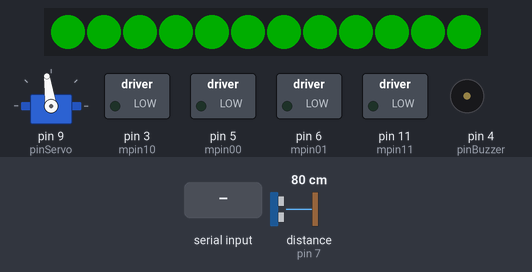
Bench run of a sketch on a simulated Arduino Uno, built with avr-gcc and run on an emulated ATmega328P. Shown: servo, 12 RGB LEDs in strip order, left to right, switched loads named in the sketch (green lamp = pin HIGH), buzzer (waves = sounding). Inputs (shaded band) come from the test bench; at power-on: distance to the obstacle (sensor on pin 7) 80 cm. The echo pulse lasts 58.3 µs per cm; dim RGB values are drawn brighter than linear.

Above: at 1.2 s.
1.3 s: "L" received over the second serial link
At 2.8 s:
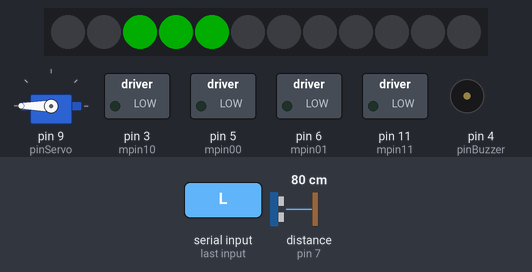
3.2 s: "R" received over the second serial link
At 4.7 s:
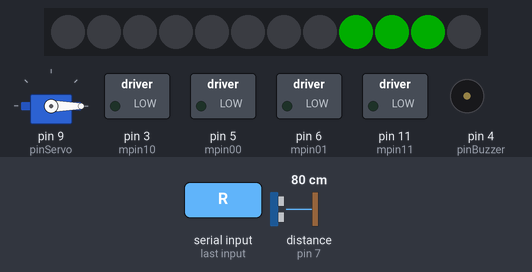
5.6 s: "F" received over the second serial link
At 6.8 s:
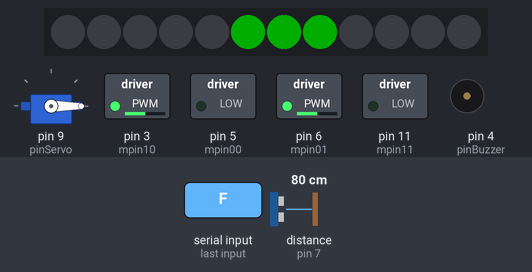
7.1 s: distance to the obstacle (sensor on pin 7) set to 22 cm
8.6 s: distance to the obstacle (sensor on pin 7) set to 18 cm
At 9.8 s:
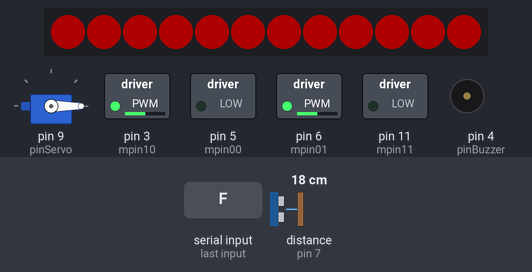
11.6 s: "V" received over the second serial link
At 13.7 s:
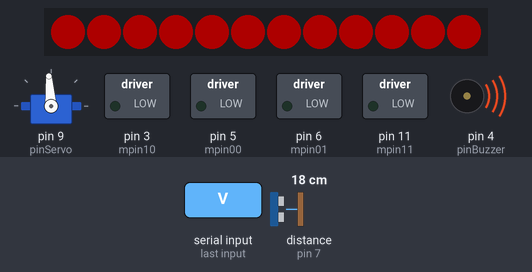
Timing chart, 0 to 15.2 s (numbered marks = the images above; inputs shaded):
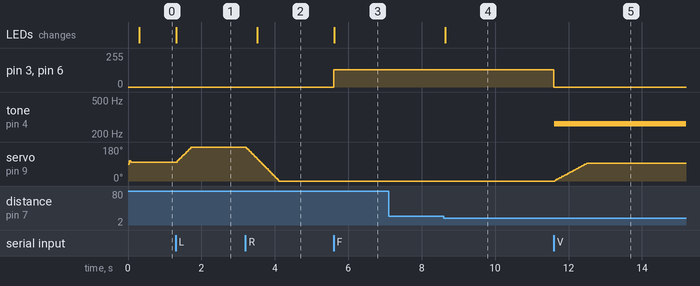

The sketch:

Project.ino
```cpp
#include <Servo.h>
#include <SoftwareSerial.h>
#include "pitches.h"
#include <Adafruit_NeoPixel.h>
#include <NewPing.h>
//Pinii motor 1
#define mpin00 5
#define mpin01 6
// Pinii motor 2
#define mpin10 3
#define mpin11 11

#define pinBuzzer 4

#define pinServo 9

#define pinNeopixel 10
#define numPixels 12

#define trigPin 2
#define echoPin 7

const unsigned long servoPeriod = 10;
unsigned long startServoMillis;
unsigned long currentServoMillis;

const unsigned long ledsPeriod = 15;
unsigned long startLedsMillis;
unsigned long currentLedsMillis;


unsigned long startCheckDistanceMillis;
unsigned long startTrigLowMillis;
unsigned long startTrigHighMillis;
unsigned const long distanceTrigLowPeriod = 2;
unsigned const long distanceTrigHighPeriod = 10;
unsigned const long checkDistancePeriod = 20;
unsigned long currentCheckDistanceMillis;
unsigned long currentTrigLowMillis;
unsigned long currentTrigHighMillis;

Adafruit_NeoPixel strip = Adafruit_NeoPixel(numPixels, pinNeopixel, NEO_GRB + NEO_KHZ800);

NewPing sonar(trigPin, echoPin, 200);

SoftwareSerial Bluetooth(12, 13); // RX | TX
Servo srv;

int hornNote = NOTE_C4;

int servoPosition = 110;

int distanceToObject = 30;

char flag;

char horn = 'v';

void setup() {
 //configurarea pinilor motor ca iesire, initial valoare 0
  digitalWrite(mpin00, 0);
  digitalWrite(mpin01, 0);
  digitalWrite(mpin10, 0);
  digitalWrite(mpin11, 0);
  pinMode (mpin00, OUTPUT);
  pinMode (mpin01, OUTPUT);
  pinMode (mpin10, OUTPUT);
  pinMode (mpin11, OUTPUT);

  pinMode(trigPin, OUTPUT);
  pinMode(echoPin, INPUT);

  Serial.begin(9600);
  Bluetooth.begin(9600);
  srv.attach(pinServo);

  strip.begin();
  strip.setBrightness(50);
  strip.show();

  startServoMillis = millis();

  startLedsMillis = millis();

  startCheckDistanceMillis = millis();
  // startTrigLowMillis = millis();
  // startTrigHighMillis = millis();
}

void loop() {
  currentServoMillis = millis();

  currentLedsMillis = millis();

  currentCheckDistanceMillis = millis();
  // currentTrigLowMillis = millis();
  // currentTrigHighMillis = millis();

  if (Bluetooth.available()){
   flag = Bluetooth.read();
  }

  playWithMotors(flag);

  if(flag == 'V'){
    horn = 'V';
  }
  if(flag == 'v'){
    horn = 'v';
  }

  playHorn(horn);
  if(currentCheckDistanceMillis - startCheckDistanceMillis >= checkDistancePeriod){
    distanceToObject = sonar.ping_cm();
    startCheckDistanceMillis = millis();
  }

}


void StartMotor (int m1, int m2, int forward, int speed){
  if (speed==0){ //oprire
    digitalWrite(m1, 0);
    digitalWrite(m2, 0);
  }
  else{
    if (forward){
      digitalWrite(m2, 0);
      analogWrite(m1, speed); // folosire PWM
    }
    else{
      digitalWrite(m1, 0);
      analogWrite(m2, speed);
    }
  }
}

void delayStopped(){
  StartMotor (mpin00, mpin01, 0, 0);
  StartMotor (mpin10, mpin11, 0, 0);
  delay(5);
}


void moveServoDefault(){
   if(servoPosition > 92){
        servoPosition -= 2;
      }
    if(servoPosition < 98){
      servoPosition += 2;
    }
}

void playWithMotors(char flag){

  switch(flag){
    case 'L':{
      if(currentServoMillis - startServoMillis >= servoPeriod){
        startServoMillis = currentServoMillis;
        if(servoPosition < 180) {
          servoPosition += 2;
        }
        srv.write(servoPosition);
      }
      showLedsLeft();
      break;
    }
    case 'R':{
      if(currentServoMillis - startServoMillis >= servoPeriod){
        startServoMillis = currentServoMillis;
        if(servoPosition > 0) {
          servoPosition -= 2;
        }
        srv.write(servoPosition);
      }
      showLedsRight();
      break;
    }
    case 'I':{ //ForwardRight
      StartMotor (mpin00, mpin01, 0, 128);
      StartMotor (mpin10, mpin11, 0, 128);
      showLedsRight();
      break;
    }
    case 'G':{  //ForwardLeft
      StartMotor (mpin00, mpin01, 1, 128);
      StartMotor (mpin10, mpin11, 1, 128);
      showLedsLeft();
      break;
    }
    case 'F':{  //Forward
      if(distanceToObject < 20 && distanceToObject != 0){
        showLedsObjectDetected();
        if(servoPosition < 135 && servoPosition > 45){
          break;
        }
      }
      StartMotor (mpin00, mpin01, 0, 128);
      StartMotor (mpin10, mpin11, 1, 128);
      showLedsForward();
      break;
    }
    case 'B':{ //Backward
      StartMotor (mpin00, mpin01, 1, 128);
      StartMotor (mpin10, mpin11, 0, 128);
      showLedsBackward();
      break;
    }
    case 'H':{ //BackwardLeft
      StartMotor (mpin00, mpin01, 0, 128);
      StartMotor (mpin10, mpin11, 0, 128);
      showLedsLeft();
      break;
    }
    case 'J':{  //BackwardRight
      StartMotor (mpin00, mpin01, 1, 128);
      StartMotor (mpin10, mpin11, 1, 128);
      showLedsRight();
      break;
    }
    default :{
      delayStopped();
       if(currentServoMillis - startServoMillis >= servoPeriod){
        startServoMillis = currentServoMillis;
        moveServoDefault();
        srv.write(servoPosition);
      }

      if(distanceToObject < 20 && distanceToObject != 0){
        showLedsObjectDetected();
      }
      else{
          showLedsDefault();
      }
      break;
    }
  }
}


void showLedsRight(){
  if(currentLedsMillis - startLedsMillis >= ledsPeriod){
    startLedsMillis = currentLedsMillis;
    strip.clear();
    strip.setPixelColor(8, strip.Color(0, 255, 0));
    strip.setPixelColor(9, strip.Color(0, 255, 0));
    strip.setPixelColor(10, strip.Color(0, 255, 0));
    strip.show();
  }
}

void showLedsLeft(){
  if(currentLedsMillis - startLedsMillis >= ledsPeriod){
    startLedsMillis = currentLedsMillis;
    strip.clear();
    strip.setPixelColor(2, strip.Color(0, 255, 0));
    strip.setPixelColor(3, strip.Color(0, 255, 0));
    strip.setPixelColor(4, strip.Color(0, 255, 0));
    strip.show();
  }
}

void showLedsForward(){
  if(currentLedsMillis - startLedsMillis >= ledsPeriod){
    startLedsMillis = currentLedsMillis;
    strip.clear();
    strip.setPixelColor(5, strip.Color(0, 255, 0));
    strip.setPixelColor(6, strip.Color(0, 255, 0));
    strip.setPixelColor(7, strip.Color(0, 255, 0));
    strip.show();
  }
}

void showLedsBackward(){
  if(currentLedsMillis - startLedsMillis >= ledsPeriod){
    startLedsMillis = currentLedsMillis;
    strip.clear();
    strip.setPixelColor(0, strip.Color(0, 255, 0));
    strip.setPixelColor(1, strip.Color(0, 255, 0));
    strip.setPixelColor(11, strip.Color(0, 255, 0));
    strip.show();
  }
}

void showLedsDefault(){
  if(currentLedsMillis - startLedsMillis >= ledsPeriod){
    strip.clear();
    startLedsMillis = currentLedsMillis;
    for(int i = 0; i < numPixels; i++){
      strip.setPixelColor(i, strip.Color(0, 255, 0));
      strip.show();
    }
  }
}

void showLedsObjectDetected(){
  if(currentLedsMillis - startLedsMillis >= ledsPeriod){
    startLedsMillis = currentLedsMillis;
    strip.clear();
    strip.clear();
    for(int i = 0; i < numPixels; i++){
      strip.setPixelColor(i, strip.Color(255, 0, 0));
      strip.show();
    }
  }
}

void playHorn(char horn){
  if(horn == 'V'){
    int noteDuration = 1000/4;
    tone(pinBuzzer, hornNote, 100);
  }
}
```

pitches.h
```cpp
#define NOTE_GS4 415
#define NOTE_A4 440
#define NOTE_AS4 466
#define NOTE_B4 494
#define NOTE_C5 523
#define NOTE_CS5 554
#define NOTE_D5 587
#define NOTE_DS5 622
#define NOTE_E5 659
#define NOTE_F5 698
#define NOTE_FS5 740
#define NOTE_G5 784
#define NOTE_GS5 831
#define NOTE_A5 880
#define NOTE_AS5 932
#define NOTE_B5 988
#define NOTE_C6 1047
#define NOTE_CS6 1109
#define NOTE_B0 31
#define NOTE_C1 33
#define NOTE_CS1 35
#define NOTE_D1 37
#define NOTE_DS1 39
#define NOTE_E1 41
#define NOTE_F1 44
#define NOTE_FS1 46
#define NOTE_G1 49
#define NOTE_GS1 52
#define NOTE_A1 55
#define NOTE_AS1 58
#define NOTE_B1 62
#define NOTE_C2 65
#define NOTE_CS2 69
#define NOTE_D2 73
#define NOTE_DS2 78
#define NOTE_E2 82
#define NOTE_F2 87
#define NOTE_FS2 93
#define NOTE_G2 98
#define NOTE_GS2 104
#define NOTE_A2 110
#define NOTE_AS2 117
#define NOTE_B2 123
#define NOTE_C3 131
#define NOTE_CS3 139
#define NOTE_D3 147
#define NOTE_DS3 156
#define NOTE_E3 165
#define NOTE_F3 175
#define NOTE_FS3 185
#define NOTE_G3 196
#define NOTE_GS3 208
#define NOTE_A3 220
#define NOTE_AS3 233
#define NOTE_B3 247
#define NOTE_C4 262
#define NOTE_CS4 277
#define NOTE_D4 294
#define NOTE_DS4 311
#define NOTE_E4 330
#define NOTE_F4 349
#define NOTE_FS4 370
#define NOTE_G4 392
#define NOTE_D6 1175
#define NOTE_DS6 1245
#define NOTE_E6 1319
#define NOTE_F6 1397
#define NOTE_FS6 1480
#define NOTE_G6 1568
#define NOTE_GS6 1661
#define NOTE_A6 1760
#define NOTE_AS6 1865
#define NOTE_B6 1976
#define NOTE_C7 2093
#define NOTE_CS7 2217
#define NOTE_D7 2349
#define NOTE_DS7 2489
#define NOTE_E7 2637
#define NOTE_F7 2794
#define NOTE_FS7 2960
#define NOTE_G7 3136
#define NOTE_GS7 3322
#define NOTE_A7 3520
#define NOTE_AS7 3729
#define NOTE_B7 3951
#define NOTE_C8 4186
#define NOTE_CS8 4435
#define NOTE_D8 4699
#define NOTE_DS8 4978
```

Measured:
- the behaviour switches between 20 and 19 cm on distance to the obstacle (sensor on pin 7) (found by bisection; images 3 and 4)
- after the input at 1.3 s, servo on pin 9 (pinServo): moves from 98° to 180° over 0.42 s, starting at once; the LEDs: change at once (image 1)
- after the input at 3.2 s, servo on pin 9 (pinServo): moves from 180° to 0° over 0.90 s, starting at once; the LEDs: change after 0.32 s (image 2)
- after the input at 5.6 s, pin 3 (mpin10), pin 6 (mpin01): 0/255 → 128/255 at once; the LEDs: change at once (image 3)
- after the input at 7.1 s, every drawn part: stays the same
- after the input at 8.6 s, the LEDs: change at once (image 4)
- after the input at 11.6 s, pin 3 (mpin10), pin 6 (mpin01): 128/255 → 0/255 at once; tone on pin 4 (pinBuzzer): silent → 262 Hz at once; servo on pin 9 (pinServo): moves from 0° to 94° over 0.88 s, starting at once
